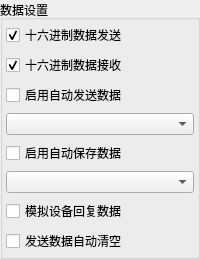
          <widget class="QGroupBox" name="gbox3">
           <property name="title">
            <string>数据设置</string>
           </property>
           <layout class="QVBoxLayout" name="verticalLayout_2">
            <property name="leftMargin">
             <number>3</number>
            </property>
            <property name="topMargin">
             <number>3</number>
            </property>
            <property name="rightMargin">
             <number>3</number>
            </property>
            <property name="bottomMargin">
             <number>3</number>
            </property>
            <item>
             <widget class="QCheckBox" name="ckHexSend">
              <property name="text">
               <string>十六进制数据发送</string>
              </property>
              <property name="checked">
               <bool>true</bool>
              </property>
             </widget>
            </item>
            <item>
             <widget class="QCheckBox" name="ckHexReceive">
              <property name="text">
               <string>十六进制数据接收</string>
              </property>
              <property name="checked">
               <bool>true</bool>
              </property>
             </widget>
            </item>
            <item>
             <widget class="QCheckBox" name="ckIsAutoSend">
              <property name="text">
               <string>启用自动发送数据</string>
              </property>
             </widget>
            </item>
            <item>
             <widget class="QComboBox" name="cboxSend"/>
            </item>
            <item>
             <widget class="QCheckBox" name="ckIsAutoSave">
              <property name="text">
               <string>启用自动保存数据</string>
              </property>
             </widget>
            </item>
            <item>
             <widget class="QComboBox" name="cboxSave"/>
            </item>
            <item>
             <widget class="QCheckBox" name="ckIsDebug">
              <property name="text">
               <string>模拟设备回复数据</string>
              </property>
             </widget>
            </item>
            <item>
             <widget class="QCheckBox" name="ckIsAutoClear">
              <property name="text">
               <string>发送数据自动清空</string>
              </property>
             </widget>
            </item>
           </layout>
          </widget>
